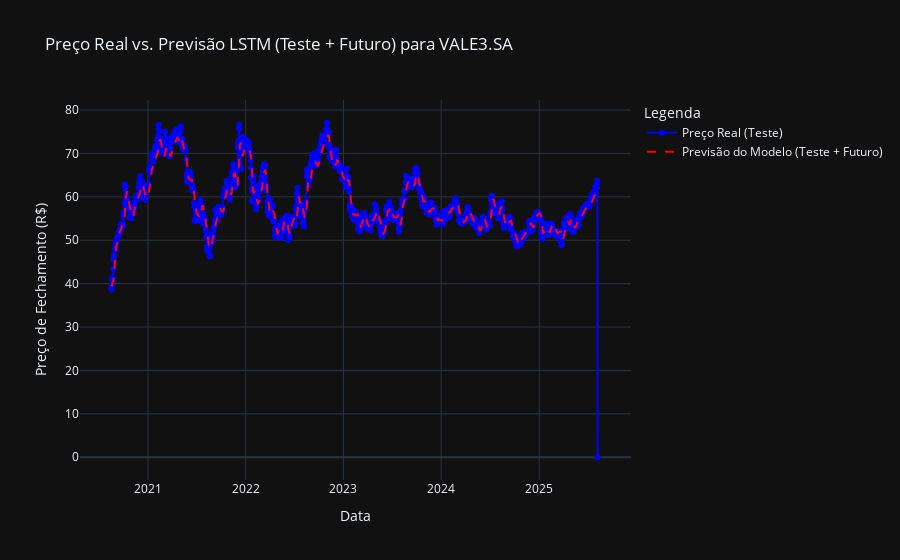
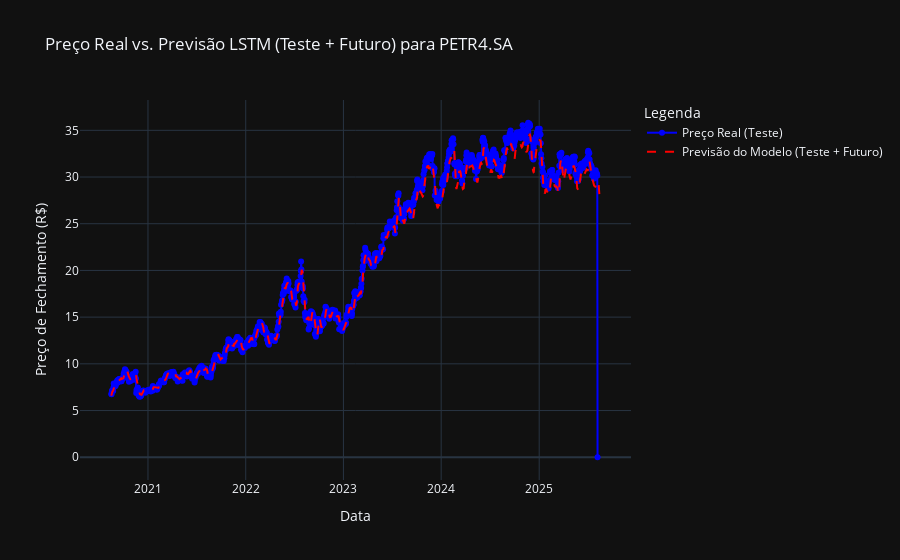
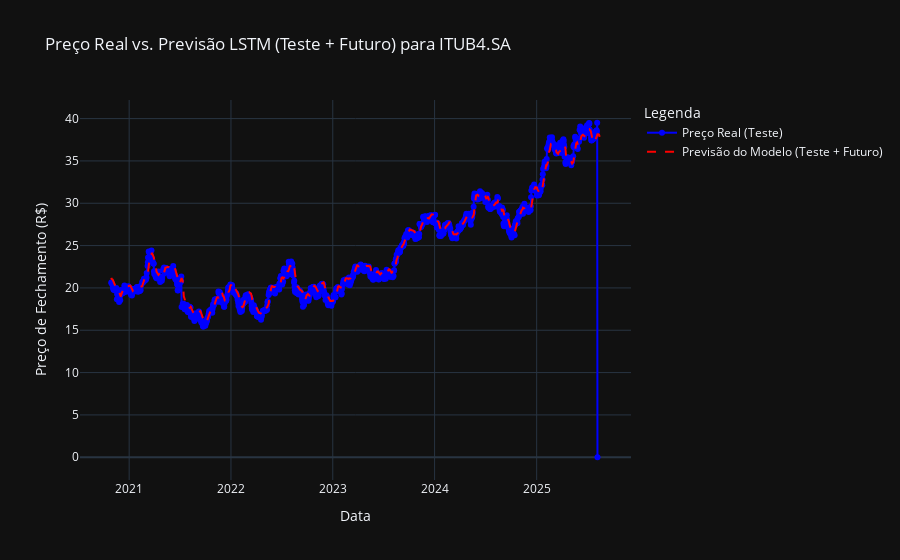

These figures' notebook cell, in order:
### Code cell
# --- EXECUÇÃO DO LOOP PRINCIPAL PARA TODAS AS AÇÕES ---

print("Iniciando o loop de avaliação e previsão...")

for acao in LISTA_DE_ACOES:
    avaliar_e_prever_acao(acao, JANELA_DE_TEMPO, PERCENTUAL_TREINO)

print("\n\n✅ Avaliação e previsão para todas as ações concluída.")

### Figure 1 — Plotly figure (JSON) as saved in the notebook; plotly's stock layout.template omitted (floating-point values rounded to 4 significant figures; data arrays with more than 128 entries replaced by an {"elided": "..."} marker saying what was removed)
{"data": [{"line": {"color": "blue"}, "mode": "lines+markers", "name": "Preço Real (Teste)", "x": {"elided": "1304 str values"}, "y": {"elided": "1244 float values"}, "type": "scatter"}, {"line": {"color": "red", "dash": "dash"}, "mode": "lines", "name": "Previsão do Modelo (Teste + Futuro)", "x": {"elided": "1304 str values"}, "y": {"elided": "1244 float values"}, "type": "scatter"}], "layout": {"title": {"text": "Preço Real vs. Previsão LSTM (Teste + Futuro) para VALE3.SA"}, "xaxis": {"title": {"text": "Data"}}, "yaxis": {"title": {"text": "Preço de Fechamento (R$)"}}, "legend": {"title": {"text": "Legenda"}}}}

### Figure 2 — Plotly figure (JSON) as saved in the notebook; plotly's stock layout.template omitted (floating-point values rounded to 4 significant figures; data arrays with more than 128 entries replaced by an {"elided": "..."} marker saying what was removed)
{"data": [{"line": {"color": "blue"}, "mode": "lines+markers", "name": "Preço Real (Teste)", "x": {"elided": "1304 str values"}, "y": {"elided": "1244 float values"}, "type": "scatter"}, {"line": {"color": "red", "dash": "dash"}, "mode": "lines", "name": "Previsão do Modelo (Teste + Futuro)", "x": {"elided": "1304 str values"}, "y": {"elided": "1244 float values"}, "type": "scatter"}], "layout": {"title": {"text": "Preço Real vs. Previsão LSTM (Teste + Futuro) para PETR4.SA"}, "xaxis": {"title": {"text": "Data"}}, "yaxis": {"title": {"text": "Preço de Fechamento (R$)"}}, "legend": {"title": {"text": "Legenda"}}}}

### Figure 3 — Plotly figure (JSON) as saved in the notebook; plotly's stock layout.template omitted (floating-point values rounded to 4 significant figures; data arrays with more than 128 entries replaced by an {"elided": "..."} marker saying what was removed)
{"data": [{"line": {"color": "blue"}, "mode": "lines+markers", "name": "Preço Real (Teste)", "x": {"elided": "1253 str values"}, "y": {"elided": "1193 float values"}, "type": "scatter"}, {"line": {"color": "red", "dash": "dash"}, "mode": "lines", "name": "Previsão do Modelo (Teste + Futuro)", "x": {"elided": "1253 str values"}, "y": {"elided": "1193 float values"}, "type": "scatter"}], "layout": {"title": {"text": "Preço Real vs. Previsão LSTM (Teste + Futuro) para ITUB4.SA"}, "xaxis": {"title": {"text": "Data"}}, "yaxis": {"title": {"text": "Preço de Fechamento (R$)"}}, "legend": {"title": {"text": "Legenda"}}}}
